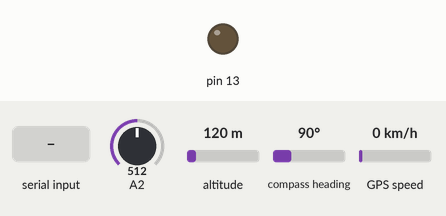
This sketch was run on a simulated Arduino Uno, built with avr-gcc and run on an emulated ATmega328P. Shown: output pins drawn as LEDs (lit = HIGH). Inputs (shaded band) come from the test bench; at power-on: A2 = 512, altitude 120 m, compass heading 90°, GPS speed 0 km/h. The GPS gets a fix after 3 s at 37.7749, -122.4194 with 8 satellites; what the sketch prints to the serial monitor is not drawn.

Above: at 1.2 s.
1.3 s: byte 1 (1) received over Serial
At 3.0 s:
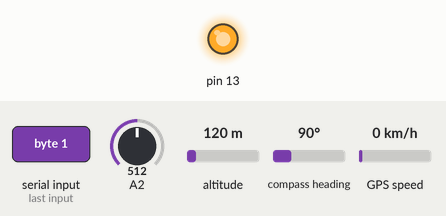
Timing chart, 0 to 4.5 s (numbered marks = the images above; inputs shaded):
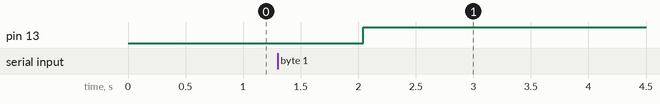

Measured:
- after the input at 1.3 s, pin 13: LOW → HIGH after 0.74 s

The sketch:

anemometroV4.ino
```cpp
#include <TinyGPS++.h>
#include <SoftwareSerial.h>


SoftwareSerial ss(2,3 );

// variaveis modificaveis
int LED = 0;//DESLIGADO POR PADRÃO
int velVento;
String id ="8";
int area =5;


int dado;

void setup()
{
  Serial.begin(115200); // ConexÃ£o serial (USB/COM)
  ss.begin(9600);//ConexÃ£o com GPS
  pinMode(13, OUTPUT);
}

void loop()
{

  if(Serial.available() > 0) //verifica se existe comunicação com a porta serial
  {
    dado = Serial.read();//lê os dados da porta serial
    if (dado != 0)
      comandos(dado);
  }
  velVento = anemometro();
  gps ();
  if (LED == 1)
    digitalWrite(13, HIGH);
  else
    digitalWrite(13, LOW);


}

void comandos(int dado)
{
  switch(dado)
  {
  case 1://liga GPS
    LED = 1;
    break;

  case 2://Desliga GPS
    LED = 0;
    break;

  case 3://Liga Anemometro

   break;

  case 4://desliga Anemometro;

   break;
  }
}

int anemometro ()
{
  int vel = analogRead(A2);
  return (vel);
}
void gps ()
{
  delay(500);
  TinyGPSPlus gps; // create gps object
//  while (ss.available() > 0)
//  {
    gps.encode(ss.read());
 // }
  //"{\"latitude\":-22.8520036,\"longitude\":-47.1272838,\"id\":\"1\",\"area\":5,\"actuators\":{\"LED\":\"0\"},\"sensors\":{\"Vento\":\"222\"},\"type\":\"Anemometer\"}"

    //if (gps.location.isUpdated()|| gps.time.value() != 0)

    Serial.print("{");
    Serial.print("\\\"latitude\\\":"); Serial.print(gps.location.lat()-3, 6);
    Serial.print(",\\\"longitude\\\":"); Serial.print(gps.location.lng()-3, 6);
    Serial.print(",\\\"id\\\":\\\"");Serial.print(id);Serial.print("\\\"");
    Serial.print(",\\\"area\\\":");Serial.print(area);

    //Atuadores
    Serial.print(",\\\"actuators\\\":");
    Serial.print("{");
    Serial.print("\\\"LED\\\":\\");Serial.print("\""); Serial.print(LED); Serial.print("\\\"");
    Serial.print("}");
    //Sensores
    Serial.print(",\\\"sensors\\\":");
    Serial.print("{");
    Serial.print("\\\"Vento\\\":\\");Serial.print("\"");Serial.print(velVento); Serial.print("\\\"");
    Serial.print("}");
    Serial.print(",\\\"type\\\":\\\"Anemometer\\\"");
    Serial.print("}");Serial.print ("\n");
  }
```
